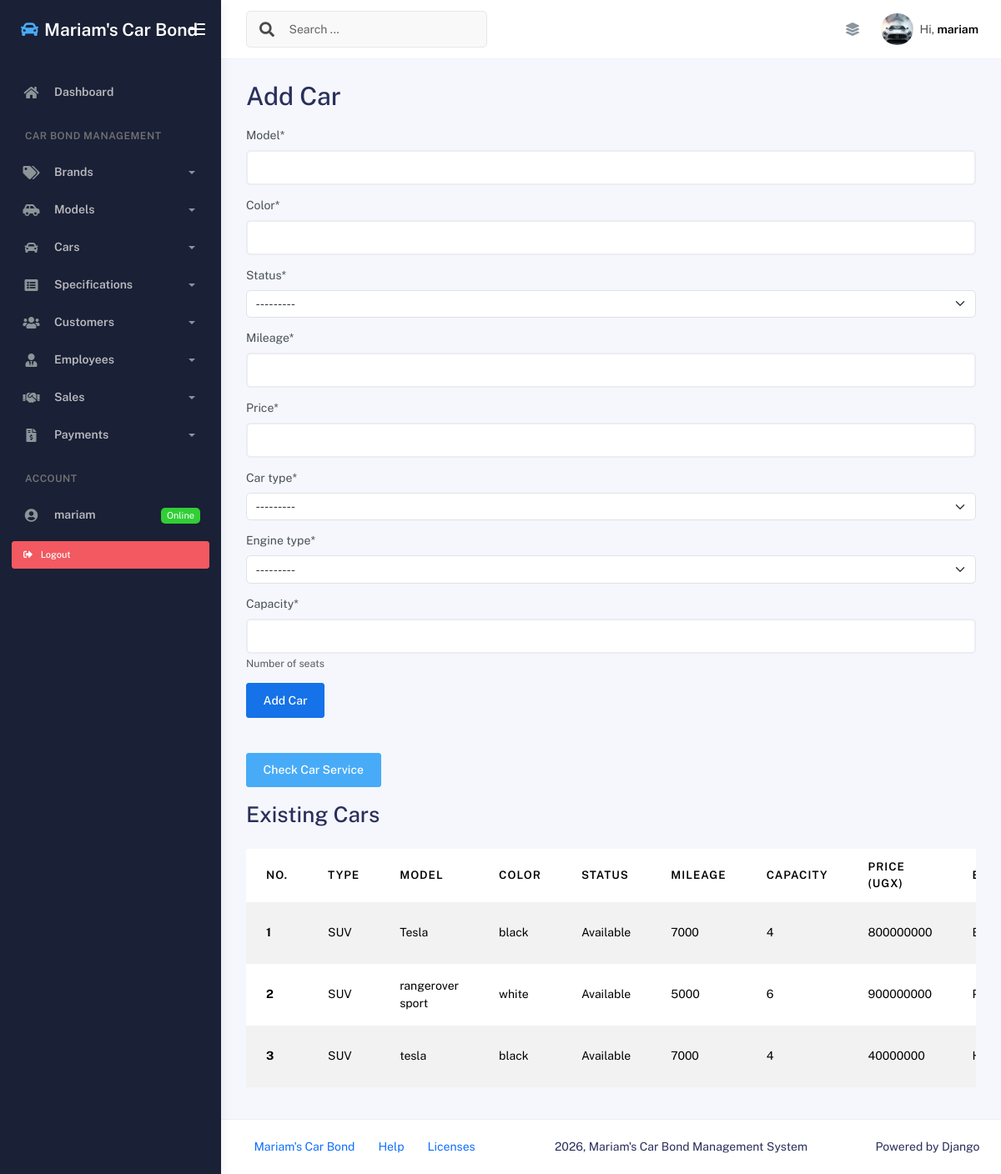
Page /add_car/ (signed in) on the committed database.
### App/models.py (models this page shows, shortened)
class Car(models.Model):
    TYPE_OPTIONS = [
        ('S','SUV'),
        ('H','Hatchback'),
        ('P','Pickup')
    ]
    STATUS_OPTIONS = [
        ('A','Available'),
        ('S','Sold'),
        ('R','Reserved')
    ]
    ENGINE_TYPE=[
        ('E','Electric'),
        ('H','Hybrid'),
        ('D','Diesel'),
        ('P','Petrol')
    ]
    SERVICE_INTERVALS = {'S': 10000, 'H': 10000, 'P': 15000}
    model = models.CharField(max_length=50)
    color = models.CharField(max_length=30)
    status = models.CharField(max_length=2, choices=STATUS_OPTIONS)
    mileage = models.PositiveIntegerField()
    price = models.DecimalField(max_digits=12, decimal_places=2)
    car_type = models.CharField(max_length=2, choices=TYPE_OPTIONS)
    engine_type = models.CharField(max_length=30,choices=ENGINE_TYPE)
    capacity = models.PositiveIntegerField(help_text="Number of seats")

### App/views.py (the view)
# urls.py: path('add_car/', add_car_view, name='add_car_page'),
@login_required
def add_car_view(req):
    message = None
    if req.method == "POST":
        car_form = CarForm(req.POST)
        if car_form.is_valid():
            car_form.save()
            message = "Car Added Successfully"
            car_form = CarForm()
    else:
        car_form = CarForm()
    cars = Car.objects.all()
    context = {'form': car_form,
    'msg':message, 'cars':cars}
    return render(req, "add_car.html", context)

### App/forms.py
class CarForm(DjangoModelForm):
    class Meta:
        model = Car
        fields = '__all__'

### App/templates/add_car.html (shortened to what this page needs)
{% extends 'base.html' %}
{% load crispy_forms_tags %}
{% block content %}
    <h1>Add Car</h1>
    <form method="POST" class="mt-3 mb-5">
        {{ form|crispy }}
        <input type="submit" value="Add Car" class="btn btn-primary">
    </form>
    <a href="{% url 'check_service_page' %}" class="btn btn-info mb-3">Check Car Service</a>
    <h2>Existing Cars</h2>
    <div class="table-responsive">
    <table class="table table-striped mt-3">
        <thead>
            <tr>
                <th scope="col">No.</th>
                <th scope="col">Type</th>
                <th scope="col">Model</th>
                <th scope="col">Color</th>
                <th scope="col">Status</th>
                <th scope="col">Mileage</th>
                <th scope="col">Capacity</th>
                <th scope="col">Price (UGX)</th>
                <th scope="col">Engine</th>
            </tr>
        </thead>
        <tbody>
            {% for car in cars %}
            <tr>
                <th scope="row">{{ car.id }}</th>
                <td>{{ car.get_car_type_display }}</td>
                <td>{{ car.model }}</td>
                <td>{{ car.color }}</td>
                <td>{{ car.get_status_display }}</td>
                <td>{{ car.mileage }}</td>
                <td>{{ car.capacity }}</td>
                <td>{{ car.price|floatformat:0 }}</td>
                <td>{{ car.engine_type }}</td>
            </tr>
            {% empty %}
            <tr>
                <td colspan="10" class="text-center">No cars added yet.</td>
            </tr>
            {% endfor %}
        </tbody>
    </table>
    </div>
{% endblock content %}

### App/templates/base.html (shortened to what this page needs)
{% load static %}
<!DOCTYPE html>
<html lang="en">
<head>
    <link rel="stylesheet" href="{% static 'assets/css/bootstrap.min.css' %}" />
    <link rel="stylesheet" href="{% static 'assets/css/plugins.min.css' %}" />
    <link rel="stylesheet" href="{% static 'assets/css/kaiadmin.min.css' %}" />
</head>
<body>
    <div class="wrapper">
      <div class="sidebar" data-background-color="dark">
        <div class="sidebar-logo">
          <div class="logo-header" data-background-color="dark">
            <a href="{% url 'index_page' %}" class="logo text-white text-decoration-none d-flex align-items-center">
              <i class="fas fa-car text-info me-2 fs-4"></i>
              <span class="fw-bold fs-4 text-white">Mariam's Car Bond</span>
            </a>
            <div class="nav-toggle">
              <button class="btn btn-toggle toggle-sidebar">
                <i class="gg-menu-right"></i>
              </button>
            </div>
          </div>
        </div>
        <div class="sidebar-wrapper scrollbar scrollbar-inner">
          <div class="sidebar-content">
            <ul class="nav nav-secondary">
              <li class="nav-item">
                <a href="{% url 'index_page' %}">
                  <i class="fas fa-home"></i>
                  <p>Dashboard</p>
                </a>
              </li>
              <li class="nav-section">
                <h4 class="text-section">Car Bond Management</h4>
              </li>
              <li class="nav-item">
                <a data-bs-toggle="collapse" href="#brandsMenu">
                  <i class="fas fa-tags"></i>
                  <p>Brands</p>
                  <span class="caret"></span>
                </a>
              </li>
              <li class="nav-item">
                <a data-bs-toggle="collapse" href="#modelsMenu">
                  <i class="fas fa-car-side"></i>
                  <p>Models</p>
                  <span class="caret"></span>
                </a>
              </li>
              <li class="nav-item">
                <a data-bs-toggle="collapse" href="#carsMenu">
                  <i class="fas fa-car"></i>
                  <p>Cars</p>
                  <span class="caret"></span>
                </a>
              </li>
              <li class="nav-item">
                <a data-bs-toggle="collapse" href="#specsMenu">
                  <i class="fas fa-list-alt"></i>
                  <p>Specifications</p>
                  <span class="caret"></span>
                </a>
              </li>
              <li class="nav-item">
                <a data-bs-toggle="collapse" href="#customersMenu">
                  <i class="fas fa-users"></i>
                  <p>Customers</p>
                  <span class="caret"></span>
                </a>
              </li>
              <li class="nav-item">
                <a data-bs-toggle="collapse" href="#employeesMenu">
                  <i class="fas fa-user-tie"></i>
                  <p>Employees</p>
                  <span class="caret"></span>
                </a>
              </li>
              <li class="nav-item">
                <a data-bs-toggle="collapse" href="#salesMenu">
                  <i class="fas fa-handshake"></i>
                  <p>Sales</p>
                  <span class="caret"></span>
                </a>
              </li>
              <li class="nav-item">
                <a data-bs-toggle="collapse" href="#paymentsMenu">
                  <i class="fas fa-file-invoice-dollar"></i>
                  <p>Payments</p>
                  <span class="caret"></span>
                </a>
              </li>
              <li class="nav-section">
                <h4 class="text-section">Account</h4>
              </li>
              {% if user.is_authenticated %}
                <li class="nav-item">
                  <a href="#">
                    <i class="fas fa-user-circle"></i>
                    <p>{{ user.username }}</p>
                    <span class="badge badge-success">Online</span>
                  </a>
                </li>
                <li class="nav-item px-3 py-2">
                  <form method="POST" action="{% url 'logout' %}">
                    <button type="submit" class="btn btn-danger btn-sm w-100 text-start">
                      <i class="fas fa-sign-out-alt me-2"></i> Logout
                    </button>
                  </form>
                </li>
              {% endif %}
            </ul>
          </div>
        </div>
      </div>
      <div class="main-panel">
        <div class="main-header">
          <nav
            class="navbar navbar-header navbar-header-transparent navbar-expand-lg border-bottom"
          >
            <div class="container-fluid">
              <nav
                class="navbar navbar-header-left navbar-expand-lg navbar-form nav-search p-0 d-none d-lg-flex"
              >
                <div class="input-group">
                  <div class="input-group-prepend">
                    <button type="submit" class="btn btn-search pe-1">
                      <i class="fa fa-search search-icon"></i>
                    </button>
                  </div>
                  <input
                    type="text"
                    placeholder="Search ..."
                    class="form-control"
                  />
                </div>
              </nav>
              <ul class="navbar-nav topbar-nav ms-md-auto align-items-center">
                <li class="nav-item topbar-icon dropdown hidden-caret">
                  <a
                    class="nav-link"
                    data-bs-toggle="dropdown"
                    href="#"
                    aria-expanded="false"
                  >
                    <i class="fas fa-layer-group"></i>
                  </a>
                </li>
                <li class="nav-item topbar-user dropdown hidden-caret">
                  <a
                    class="dropdown-toggle profile-pic"
                    data-bs-toggle="dropdown"
                    href="#"
                    aria-expanded="false"
                  >
                    <div class="avatar-sm">
                      <img
                        src="{% static 'assets/img/car.jpg.jpg' %}"
                        alt="Car profile image"
                        class="avatar-img rounded-circle"
                      />
                    </div>
                    <span class="profile-username">
                      <span class="op-7">Hi,</span>
                      <span class="fw-bold">{{ user.username|default:"Guest" }}</span>
                    </span>
                  </a>
                </li>
              </ul>
            </div>
          </nav>
        </div>
        <div class="container">
          <div class="page-inner">
            {% block content %}
            {% endblock content %}
          </div>
        </div>
        <footer class="footer">
          <div class="container-fluid d-flex justify-content-between">
            <nav class="pull-left">
              <ul class="nav">
                <li class="nav-item">
                  <a class="nav-link" href="{% url 'index_page' %}">
                    Mariam's Car Bond
                  </a>
                </li>
                <li class="nav-item">
                  <a class="nav-link" href="#"> Help </a>
                </li>
                <li class="nav-item">
                  <a class="nav-link" href="#"> Licenses </a>
                </li>
              </ul>
            </nav>
            <div class="copyright">
              2026, Mariam's Car Bond Management System
            </div>
            <div>
              Powered by Django
            </div>
          </div>
        </footer>
      </div>
    </div>
</body>
</html>

### rows in the picture
Car: id "1", car_type "SUV", model "Tesla", color "black", status "Available", mileage "7000", capacity "4", price "800000000"
Car: id "2", car_type "SUV", model "rangerover sport", color "white", status "Available", mileage "5000", capacity "6", price "900000000"
Car: id "3", car_type "SUV", model "tesla", color "black", status "Available", mileage "7000", capacity "4", price "40000000"

### other values in the picture
{{ user.username }} "mariam"
{{ user.username|default:"Guest" }} "mariam"
